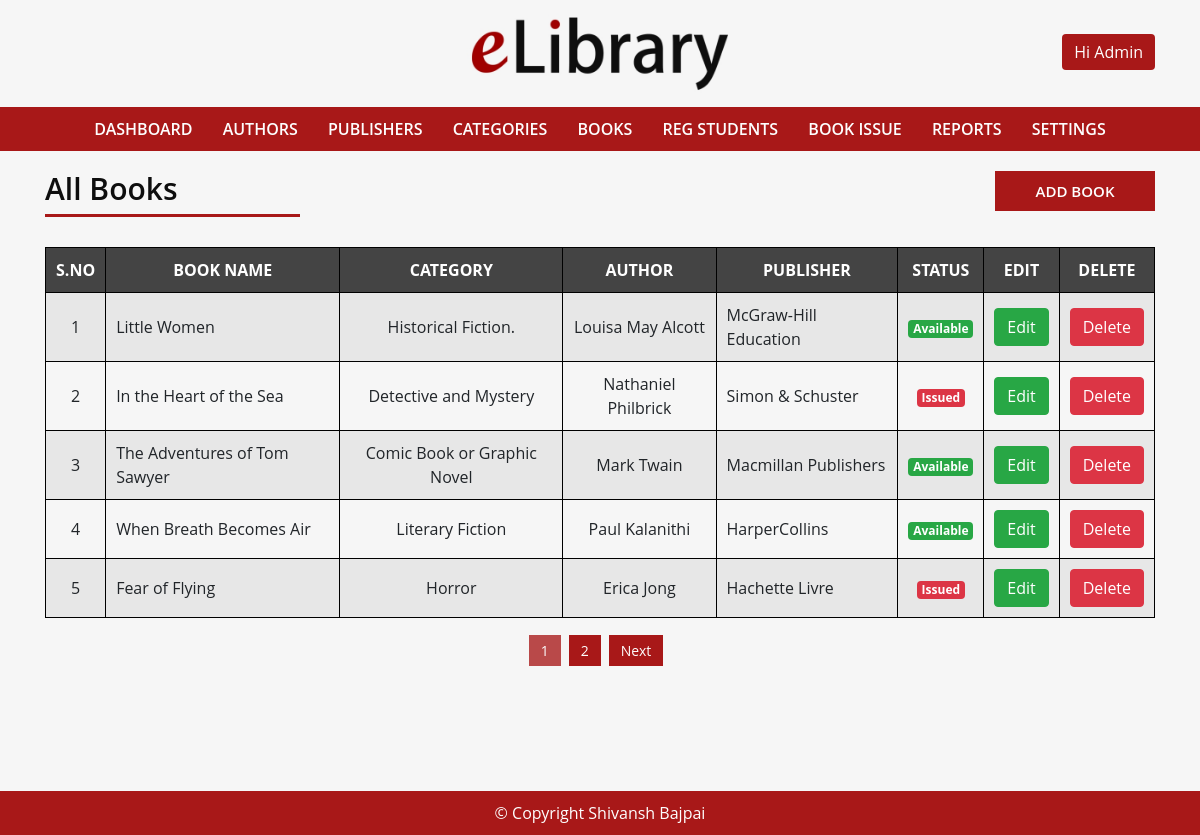
The page /book.php (signed in) on the database its author committed.
### tables this page shows
CREATE TABLE `book` (
  `book_id` int(11) NOT NULL,
  `book_name` varchar(50) NOT NULL,
  `book_category` varchar(30) NOT NULL,
  `book_author` varchar(50) NOT NULL,
  `book_publisher` varchar(40) NOT NULL,
  `book_status` varchar(10) NOT NULL
);

CREATE TABLE `category` (
  `category_id` int(11) NOT NULL,
  `category_name` varchar(50) NOT NULL
);

CREATE TABLE `author` (
  `author_id` int(11) NOT NULL,
  `author_name` varchar(50) NOT NULL
);

CREATE TABLE `publisher` (
  `publisher_id` int(11) NOT NULL,
  `publisher_name` varchar(50) NOT NULL
);

### config.php (called while the page is built, shortened)
<?php
$limit = 5;
?>

### book.php (the view, shortened to what this page needs)
<?php include "header.php" ?>
<div id="admin-content">
    <div class="container">
        <div class="row">
            <div class="col-md-3">
                <h2 class="admin-heading">All Books</h2>
            </div>
            <div class="offset-md-7 col-md-2">
                <a class="add-new" href="add-book.php">Add Book</a>
            </div>
        </div>
        <div class="row">
          <div class="col-md-12">
            <?php
            if(isset($_GET['page'])){
              $page = $_GET['page'];
            }else{
              $page = 1;
            }
            $offset = ($page - 1) * $limit;
            $sql = "SELECT book.book_id, book.book_status, book.book_name, book.book_category, book.book_author, book.book_publisher,
                    category.category_name, author.author_name, publisher.publisher_name FROM book
                    LEFT JOIN category ON book.book_category = category.category_id
                    LEFT JOIN author ON book.book_author  = author.author_id
                    LEFT JOIN publisher ON book.book_publisher = publisher.publisher_id
                    ORDER BY book.book_id DESC LIMIT {$offset}, {$limit}";
            $result = mysqli_query($conn, $sql) or die("Sql query failed."); ?>
            <table class="content-table">
                <thead>
                  <th>S.No</th>
                  <th>Book Name</th>
                  <th>Category</th>
                  <th>Author</th>
                  <th>Publisher</th>
                  <th>Status</th>
                  <th>Edit</th>
                  <th>Delete</th>
                </thead>
                <tbody>
                  <?php if(mysqli_num_rows($result) > 0){
                  $serial = $offset + 1;
                  while($row = mysqli_fetch_assoc($result)) { ?>
                  <tr>
                    <td class="id"><?php echo $serial; ?></td>
                    <td><?php echo $row['book_name'] ?></td>
                    <td><?php echo $row['category_name'] ?></td>
                    <td><?php echo $row['author_name'] ?></td>
                    <td><?php echo $row['publisher_name'] ?></td>
                    <td>
                    <?php
                    if($row['book_status'] == 'Y'){
                        echo "<span class='badge badge-success'>Available</span>";
                    }else{
                        echo "<span class='badge badge-danger'>Issued</span>";
                    } ?>
                    </td>
                    <td class="edit">
                      <a href="update-book.php?bid=<?php echo $row['book_id']; ?>" class="btn btn-success">Edit</a>
                    </td>
                    <td class="delete">
                      <a href="#" class="btn btn-danger delete-book" data-bid=<?php echo $row['book_id']; ?> >Delete</a>
                    </td>
                  </tr>
                <?php
                    $serial++;
                  }
                }else{ ?>
                  <tr>
                    <td colspan="8">No Books Found</td>
                  </tr>
                <?php } ?>
                </tbody>
            </table>
            <?php
            $sql1 = "SELECT * FROM book";
            $result1 = mysqli_query($conn, $sql1);
            if(mysqli_num_rows($result1) > 0){
              $total_records = mysqli_num_rows($result1);
              $total_page = ceil($total_records / $limit);
              if($total_page > 1){
                $pagination =  "<ul class='pagination admin-pagination'>";
                for($i = 1; $i <= $total_page; $i++){
                  if($i == $page){
                    $active = "active";
                  }else{
                    $active = "";
                  }
                  $pagination .= '<li class="'.$active.'"><a href="book.php?page='.$i.'">'.$i.'</a></li>';
                }
                if($total_page > $page){
                  $pagination .= '<li class=""><a href="book.php?page='.($page + 1).'">Next</a></li>';
                }
                $pagination .= "</ul>";
                echo $pagination;
              }
            } ?>
          </div>
        </div>
    </div>
</div>
<?php include "footer.php" ?>

### css/style.css (style rules this page uses)
body { background: #F6F6F6; font-family: 'Open Sans', sans-serif; }
a, a:hover, a:focus { text-decoration: none; outline: none; }
ul { margin:0; padding:0; list-style:none; }
#admin-content { min-height: 80vh; padding: 20px 0 40px; }
#admin-content .admin-heading { color: #0E0E0E; font-size: 30px; font-weight: 600; margin: 0 0 40px; position: relative; }
#admin-content .admin-heading:after { content : ""; background: #A00000; width: 100%; height: 3px; opacity: 0.9; position: absolute; left: 0; bottom: -10px; }
#admin-content .add-new { background: #A00000; color: #fff; font-size: 15px; font-weight: 600; text-align: center; text-transform: uppercase; border: 2px solid transparent; padding: 7px 15px; display: block; opacity: 0.9; transition: all 0.3s; }
#admin-content .content-table { width: 100%; margin: 0 0 20px; }
#admin-content .content-table thead { background: #444; color: #fff; }
#admin-content .content-table th { text-align: center; text-transform: uppercase; border: 1px solid #000; padding: 10px; }
#admin-content .content-table tbody tr:nth-child(odd) { background: #e7e7e7; }
#admin-content .content-table tbody tr:nth-child(even) { background: transparent; }
#admin-content .content-table tbody td { text-align: center; border: 1px solid #000; padding: 10px; }
#admin-content .content-table tbody td:nth-child(2), #admin-content .content-table tbody td:nth-child(5) { text-align: left; }
.pagination { text-align: center; display: block; }
.pagination li { display: inline-block; margin-right: 8px; }
.pagination li a { background: #A00000; color: #fff; font-size: 14px; padding: 6px 12px; opacity: 0.9; }
.pagination li.active > a { background: #A00000; opacity: 0.7; }

### rows shown on the page
book: book_name "Little Women", category.category_name "Historical Fiction.", author.author_name "Louisa May Alcott", publisher.publisher_name "McGraw-Hill Education", book_status "Available"
book: book_name "In the Heart of the Sea", category.category_name "Detective and Mystery", author.author_name "Nathaniel Philbrick", publisher.publisher_name "Simon & Schuster", book_status "Issued"
book: book_name "The Adventures of Tom Sawyer", category.category_name "Comic Book or Graphic Novel", author.author_name "Mark Twain", publisher.publisher_name "Macmillan Publishers", book_status "Available"
book: book_name "When Breath Becomes Air", category.category_name "Literary Fiction", author.author_name "Paul Kalanithi", publisher.publisher_name "HarperCollins", book_status "Available"
book: book_name "Fear of Flying", category.category_name "Horror", author.author_name "Erica Jong", publisher.publisher_name "Hachette Livre", book_status "Issued"
